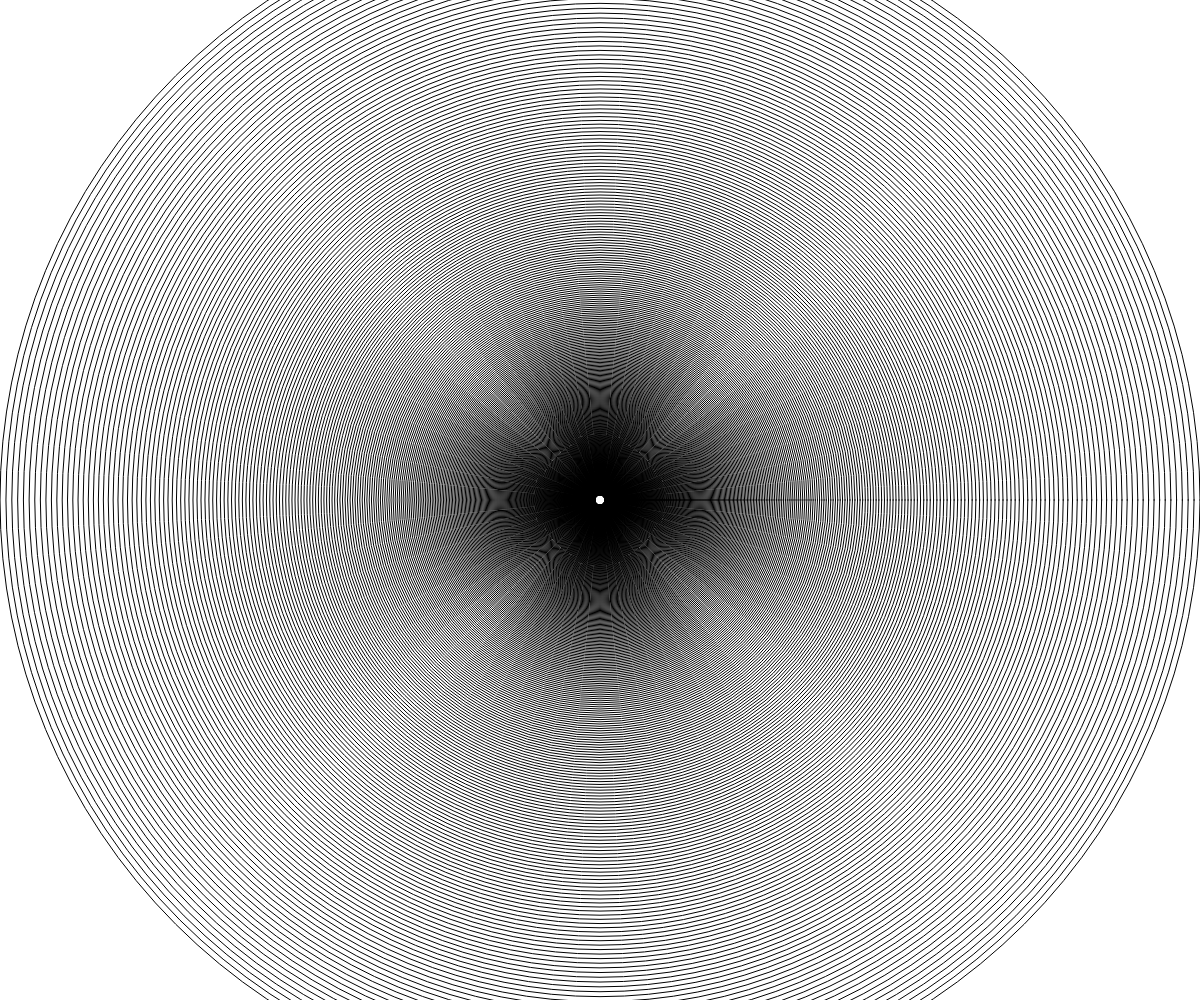
Frame 1 (no input)
Frame 60 (no input): identical to frame 1, image omitted
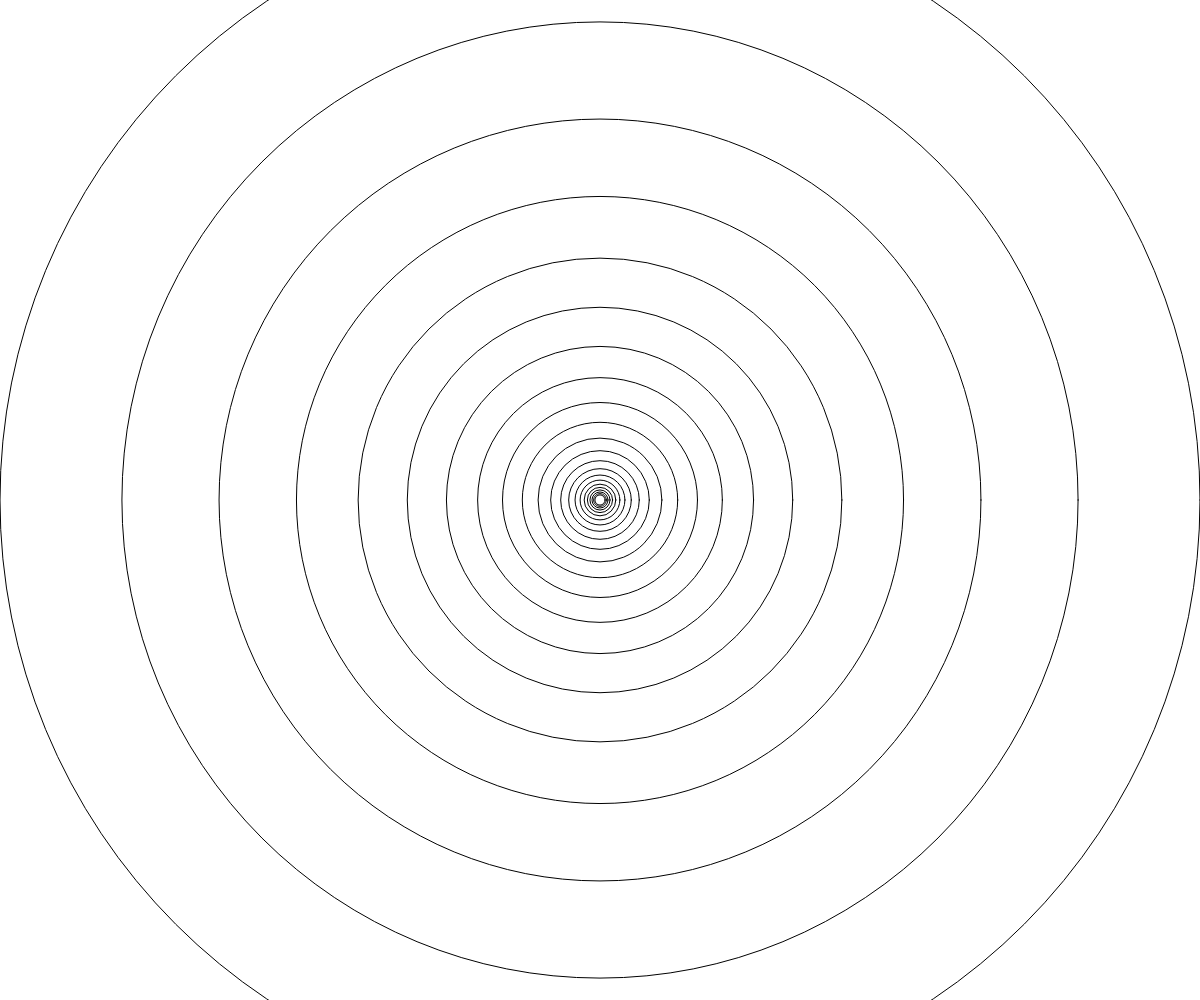
Frame 120 (the mouse pressed at the canvas centre since frame 60)

The p5.js sketch that drew these frames (run headless with seeded random() and noise() and a simulated clock; from frame 60 on, the mouse is pressed at the canvas centre):

// p5.js sketch
// ── sketch.js

function setup() {
  createCanvas(windowWidth, windowHeight);
  noFill();
}

function draw() {
  background(255);
  circleInCircle(width/2, height/2, width);
}

function circleInCircle(x,y,d){
  if(d>10){
    circle(x,y,d);
    let den = map(mouseX,0,width, 1.01, 1.5);
    circleInCircle(x,y,d/den);
  }
}
